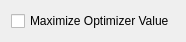
<?xml version="1.0" encoding="UTF-8"?>
<ui version="4.0">
 <class>QmitkLBFGSBOptimizerControls</class>
 <widget class="QWidget" name="QmitkLBFGSBOptimizerControls">
  <property name="geometry">
   <rect>
    <x>0</x>
    <y>0</y>
    <width>162</width>
    <height>38</height>
   </rect>
  </property>
  <property name="windowTitle">
   <string>Form</string>
  </property>
  <layout class="QVBoxLayout" name="verticalLayout">
   <item>
    <widget class="QCheckBox" name="m_Maximize">
     <property name="enabled">
      <bool>true</bool>
     </property>
     <property name="minimumSize">
      <size>
       <width>0</width>
       <height>20</height>
      </size>
     </property>
     <property name="font">
      <font>
       <weight>50</weight>
       <bold>false</bold>
      </font>
     </property>
     <property name="text">
      <string>Maximize Optimizer Value</string>
     </property>
    </widget>
   </item>
  </layout>
 </widget>
 <resources/>
 <connections/>
</ui>
